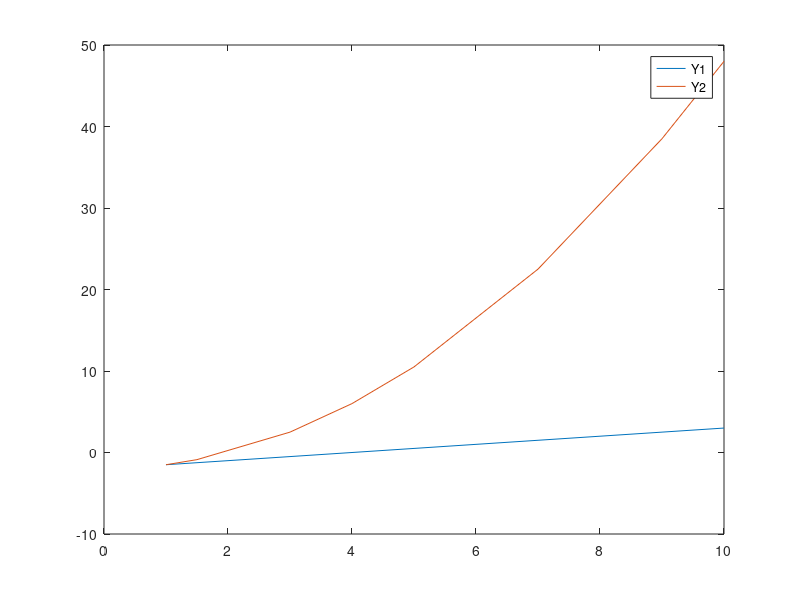

This chart was generated by the following MATLAB code: (Note: this script raises an error after producing the figure.)
%Problem 1%
X = [1,1.5,3,4,5,7,9,10];
Y1 = -2 + 0.5.*X;
Y2 = -2 + 0.5.*(X.^2);
plot(X, Y1)
hold on
plot (X, Y2)
legend ('Y1','Y2')
hold off
%Problem 2%
X = linspace(-10,20,200);
Y=((X(1)+X(200))*200)/2;
%Problem 3%
A=[2 4 6; 1 7 5; 3 12 4];
b = [-2;3;10];
C=A'*b;
D = inv(A'*A)*b;
E = A(1:3,1)'*b + A(1:3,2)'*b + A(1:3,3)'*b;
%E=b'*sum(A,2) //easier way 
A1 = A([1 3],:);
A1(:,3)=[];
F = A1;
x = inv(A)*b;
%Problem 4%
A=[2 4 6; 1 7 5; 3 12 4];
V = kron(eye(5),A);
%Problem 5%
L = sqrt(5).*randn(5,3) + 10;
for i = 1:1:5
    for j = 1:1:3
        if L(i,j)<10
            L(i,j)=0;
        else 
            L(i,j)=1;
        end
    end
end
%Problem 6%
M=csvread('D:\PennState\Empirical Methods\datahw1.csv');
Y=M(:,5);
X=[ones(size(M,1),1) M(:,3) M(:,4) M(:,6)];
n=size(M,1);
bh=inv(X'*X)*X'*Y;
% Calculating errors manually
eh=Y-X*bh; 
e=repmat(eh,1,4);
X1=X.*e;
V=X1'*X1; D=X'*X;
var=inv(D)*V*inv(D);
ster = sqrt(diag(var));
